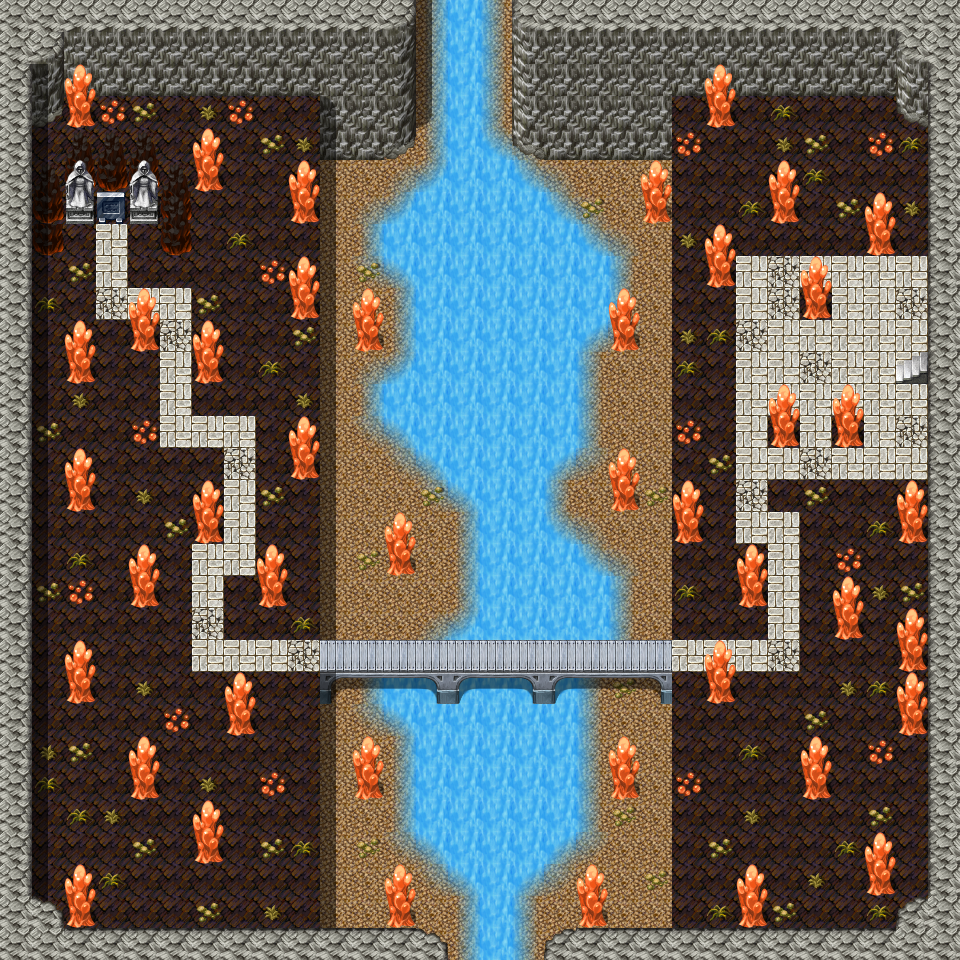

Rendered tile map (Tiled .tmx) drawn with the repository's tilesets; below, a short description and the map source with its tile grids summarised:
An orthogonal 30x30 tile map with 32x32 px tiles, 3 tile layers (Ground, Objects, Above), 1 hidden layer not drawn, 9 tilesets and 7 objects (5x spawn, mapchange, sign).

<map version="1.0" orientation="orthogonal" width="30" height="30" tilewidth="32" tileheight="32">
    <tileset firstgid="1" name="map_3" tilewidth="32" tileheight="32">
        <image source="../drawable/map_3.png" width="256" height="256" />
    </tileset>
    <tileset firstgid="65" name="map_4" tilewidth="32" tileheight="32">
        <image source="../drawable/map_4.png" width="256" height="256" />
    </tileset>
    <tileset firstgid="129" name="map_5" tilewidth="32" tileheight="32">
        <image source="../drawable/map_5.png" width="256" height="256" />
    </tileset>
    <tileset firstgid="193" name="map_7" tilewidth="32" tileheight="32">
        <image source="../drawable/map_7.png" width="256" height="256" />
    </tileset>
    <tileset firstgid="257" name="map_0" tilewidth="32" tileheight="32">
        <image source="../drawable/map_0.png" width="256" height="256" />
    </tileset>
    <tileset firstgid="321" name="map_1" tilewidth="32" tileheight="32">
        <image source="../drawable/map_1.png" width="256" height="256" />
    </tileset>
    <tileset firstgid="385" name="map_14" tilewidth="32" tileheight="32">
        <image source="../drawable/map_14.png" width="256" height="256" />
    </tileset>
    <tileset firstgid="449" name="map_12" tilewidth="32" tileheight="32">
        <image source="../drawable/map_12.png" width="256" height="256" />
    </tileset>
    <tileset firstgid="513" name="map_2" tilewidth="32" tileheight="32">
        <image source="../drawable/map_2.png" width="256" height="256" />
    </tileset>
    <layer name="Ground" width="30" height="30">
        <data>[900 cells, 900 non-empty, 16 distinct tile ids]</data>
    </layer>
    <layer name="Objects" width="30" height="30">
        <data>[900 cells, 260 non-empty, 30 distinct tile ids]</data>
    </layer>
    <layer name="Above" width="30" height="30">
        <data>[900 cells, 97 non-empty, 11 distinct tile ids]</data>
    </layer>
    <layer name="Walkable" width="30" height="30" visible="0">
        <data>[900 cells, 496 non-empty, 1 distinct tile ids]</data>
    </layer>
    <objectgroup name="Mapevents">
        <object name="north" type="mapchange" x="896" y="352" width="32" height="32">
            <properties>
                <property name="map" value="blackwater_mountain41" />
                <property name="place" value="south" />
            </properties>
        </object>
        <object name="sign_kazaul" type="sign" x="96" y="224" width="32" height="32" />
    </objectgroup>
    <objectgroup name="Spawn" visible="0">
        <object name="kazaul_guardian" type="spawn" x="480" y="640" width="32" height="32">
            <properties>
                <property name="spawngroup" value="kazaul_guardian" />
            </properties>
        </object>
        <object name="kazaul_1" type="spawn" x="672" y="416" width="256" height="288">
            <properties>
                <property name="quantity" value="3" />
                <property name="spawngroup" value="kazaul_1" />
            </properties>
        </object>
        <object name="kazaul_2" type="spawn" x="672" y="96" width="192" height="832">
            <properties>
                <property name="quantity" value="5" />
                <property name="spawngroup" value="kazaul_2" />
            </properties>
        </object>
        <object name="kazaul_2_1" type="spawn" x="32" y="96" width="288" height="480">
            <properties>
                <property name="quantity" value="3" />
                <property name="spawngroup" value="kazaul_2" />
            </properties>
        </object>
        <object name="kazaul_1_1" type="spawn" x="32" y="448" width="288" height="480">
            <properties>
                <property name="quantity" value="3" />
                <property name="spawngroup" value="kazaul_1" />
            </properties>
        </object>
    </objectgroup>
    <objectgroup name="Keys" />
</map>
